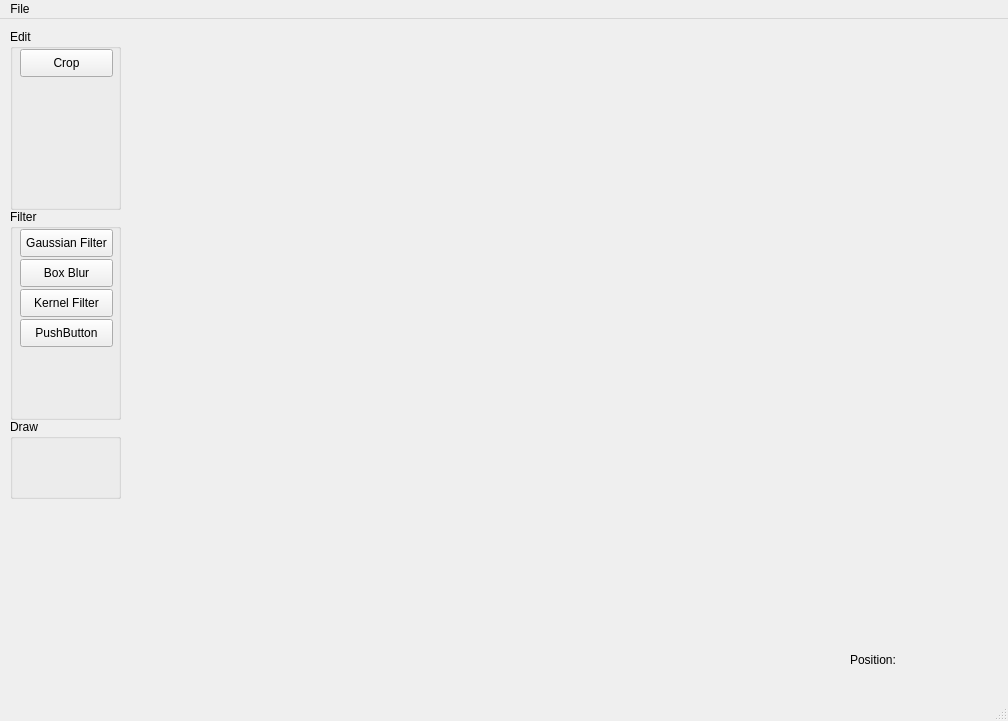
<?xml version="1.0" encoding="UTF-8"?>
<ui version="4.0">
 <class>MainWindow</class>
 <widget class="QMainWindow" name="MainWindow">
  <property name="geometry">
   <rect>
    <x>0</x>
    <y>0</y>
    <width>1008</width>
    <height>721</height>
   </rect>
  </property>
  <property name="windowTitle">
   <string>RCM Image Editor</string>
  </property>
  <widget class="QWidget" name="centralwidget">
   <widget class="QGroupBox" name="editBox">
    <property name="geometry">
     <rect>
      <x>10</x>
      <y>10</y>
      <width>111</width>
      <height>181</height>
     </rect>
    </property>
    <property name="title">
     <string>Edit</string>
    </property>
    <widget class="QPushButton" name="cropButton">
     <property name="geometry">
      <rect>
       <x>10</x>
       <y>20</y>
       <width>93</width>
       <height>28</height>
      </rect>
     </property>
     <property name="text">
      <string>Crop</string>
     </property>
    </widget>
   </widget>
   <widget class="QLabel" name="label">
    <property name="geometry">
     <rect>
      <x>850</x>
      <y>630</y>
      <width>91</width>
      <height>21</height>
     </rect>
    </property>
    <property name="text">
     <string>Position:</string>
    </property>
   </widget>
   <widget class="QGroupBox" name="filterBox">
    <property name="geometry">
     <rect>
      <x>10</x>
      <y>190</y>
      <width>111</width>
      <height>211</height>
     </rect>
    </property>
    <property name="title">
     <string>Filter</string>
    </property>
    <widget class="QPushButton" name="gaussian">
     <property name="geometry">
      <rect>
       <x>10</x>
       <y>20</y>
       <width>93</width>
       <height>28</height>
      </rect>
     </property>
     <property name="mouseTracking">
      <bool>false</bool>
     </property>
     <property name="text">
      <string>Gaussian Filter</string>
     </property>
    </widget>
    <widget class="QPushButton" name="boxBlur">
     <property name="geometry">
      <rect>
       <x>10</x>
       <y>50</y>
       <width>93</width>
       <height>28</height>
      </rect>
     </property>
     <property name="text">
      <string>Box Blur</string>
     </property>
    </widget>
    <widget class="QPushButton" name="kernelFilt">
     <property name="geometry">
      <rect>
       <x>10</x>
       <y>80</y>
       <width>93</width>
       <height>28</height>
      </rect>
     </property>
     <property name="text">
      <string>Kernel Filter</string>
     </property>
    </widget>
    <widget class="QPushButton" name="pushButton_4">
     <property name="geometry">
      <rect>
       <x>10</x>
       <y>110</y>
       <width>93</width>
       <height>28</height>
      </rect>
     </property>
     <property name="text">
      <string>PushButton</string>
     </property>
    </widget>
   </widget>
   <widget class="QGroupBox" name="drawBox">
    <property name="geometry">
     <rect>
      <x>10</x>
      <y>400</y>
      <width>111</width>
      <height>80</height>
     </rect>
    </property>
    <property name="title">
     <string>Draw</string>
    </property>
   </widget>
   <widget class="QLabel" name="imageCanvas">
    <property name="geometry">
     <rect>
      <x>130</x>
      <y>10</y>
      <width>861</width>
      <height>611</height>
     </rect>
    </property>
    <property name="text">
     <string/>
    </property>
    <property name="pixmap">
     <pixmap>Test_image.jpg</pixmap>
    </property>
    <property name="scaledContents">
     <bool>true</bool>
    </property>
   </widget>
  </widget>
  <widget class="QMenuBar" name="menubar">
   <property name="geometry">
    <rect>
     <x>0</x>
     <y>0</y>
     <width>1008</width>
     <height>26</height>
    </rect>
   </property>
   <widget class="QMenu" name="menuFile">
    <property name="title">
     <string>File</string>
    </property>
    <addaction name="actionOpen"/>
    <addaction name="actionSave_As"/>
    <addaction name="actionSave"/>
    <addaction name="actionExit"/>
   </widget>
   <addaction name="menuFile"/>
  </widget>
  <widget class="QStatusBar" name="statusbar"/>
  <action name="actionOpen">
   <property name="text">
    <string>Open</string>
   </property>
  </action>
  <action name="actionSave_As">
   <property name="text">
    <string>Save As</string>
   </property>
  </action>
  <action name="actionSave">
   <property name="text">
    <string>Save</string>
   </property>
  </action>
  <action name="actionExit">
   <property name="text">
    <string>Exit</string>
   </property>
  </action>
 </widget>
 <resources/>
 <connections/>
</ui>
